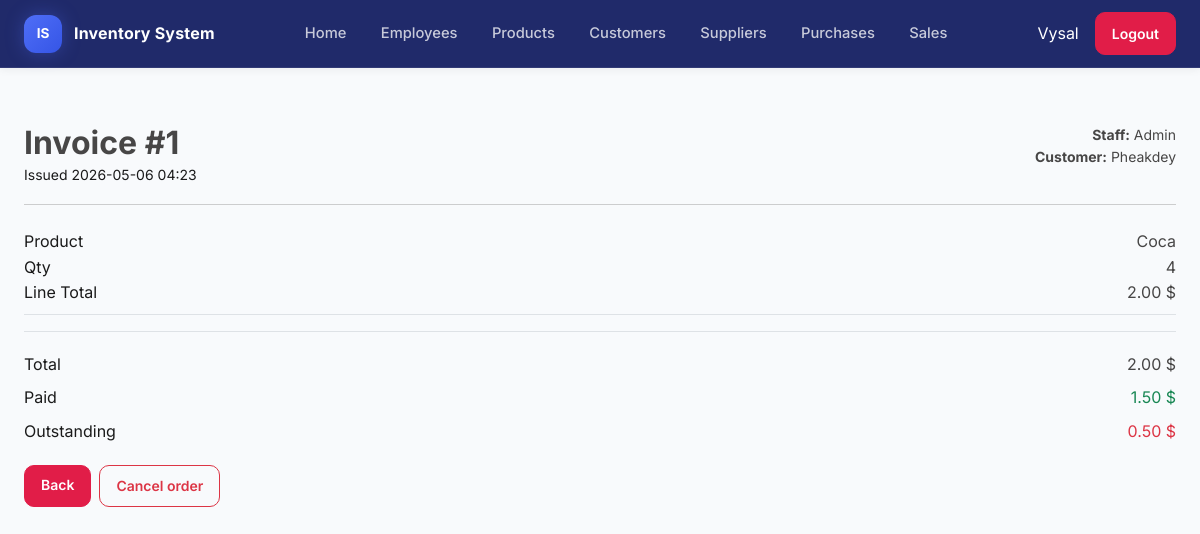
Page /orders/1/ (signed in) on the committed database.
### sales/models.py (models this page shows, shortened)
class Order(models.Model):
    customer = models.ForeignKey(Customer, on_delete=models.PROTECT)
    user = models.ForeignKey(
        settings.AUTH_USER_MODEL, on_delete=models.PROTECT, related_name="orders"
    )
    total_amount = models.DecimalField(max_digits=10, decimal_places=2, default=Decimal("0"))
    total_paid = models.DecimalField(max_digits=10, decimal_places=2, default=Decimal("0"))
    total_remain = models.DecimalField(max_digits=10, decimal_places=2, default=Decimal("0"))
    created_at = models.DateTimeField(auto_now_add=True)
    class Meta:
        ordering = ["-created_at"]

class OrderDetail(models.Model):
    order = models.ForeignKey(Order, on_delete=models.CASCADE, related_name="items")
    product = models.ForeignKey(Product, on_delete=models.PROTECT)
    quantity = models.PositiveIntegerField()
    total_price = models.DecimalField(max_digits=10, decimal_places=2, default=Decimal("0"))

### customers/models.py (models this page shows, shortened)
class Customer(models.Model):
    name = models.CharField(max_length=100)
    phone = models.CharField(max_length=20)
    address = models.TextField(blank=True)
    class Meta:
        ordering = ["name"]

### products/models.py (models this page shows, shortened)
class Product(models.Model):
    name = models.CharField(max_length=100)
    category = models.ForeignKey(
        Category, on_delete=models.PROTECT, related_name="products"
    )
    cost_price = models.DecimalField(max_digits=10, decimal_places=2)
    selling_price = models.DecimalField(max_digits=10, decimal_places=2)
    unit = models.CharField(max_length=50)
    stock = models.PositiveIntegerField(default=0)
    class Meta:
        ordering = ["name"]

### sales/views.py (the view)
# urls.py: path("<int:pk>/", views.order_detail, name="order_detail"),
@login_required
def order_detail(request, pk):
    order = get_object_or_404(
        Order.objects.select_related("customer", "user").prefetch_related("items__product"),
        pk=pk,
    )
    return render(request, "sales/order_detail.html", {"order": order})

### templates/sales/order_detail.html (shortened to what this page needs)
{% extends "base.html" %}
{% block content %}
<div class="container">
  <div class="my-3">
    <div class="d-flex justify-content-between align-items-start flex-wrap gap-2">
      <div>
        <h2 class="mb-0">Invoice #{{ order.id }}</h2>
        <small class="text-muted">
          Issued {{ order.created_at|date:"Y-m-d H:i" }}
        </small>
      </div>
      <div class="text-start text-md-end small">
        <div><strong>Staff:</strong> {{ order.user.get_username }}</div>
        <div><strong>Customer:</strong> {{ order.customer.name }}</div>
      </div>
    </div>
  </div>
  <hr class="heading-rule">
  <div>
    {% for item in order.items.all %}
      <div class="py-2 border-bottom">
        <div class="d-flex justify-content-between">
          <span class="text-muted">Product</span>
          <span>{{ item.product.name }}</span>
        </div>
        <div class="d-flex justify-content-between">
          <span class="text-muted">Qty</span>
          <span>{{ item.quantity }}</span>
        </div>
        <div class="d-flex justify-content-between">
          <span class="text-muted">Line Total</span>
          <span>{{ item.total_price }} $</span>
        </div>
      </div>
    {% endfor %}
  </div>
  <div class="mt-3 border-top pt-3">
    <div class="d-flex justify-content-between py-1">
      <span class="text-muted">Total</span>
      <span class="fw-semibold">{{ order.total_amount }} $</span>
    </div>
    <div class="d-flex justify-content-between py-1">
      <span class="text-muted">Paid</span>
      <span class="fw-semibold text-success">{{ order.total_paid }} $</span>
    </div>
    <div class="d-flex justify-content-between py-1">
      <span class="text-muted">Outstanding</span>
      <span class="fw-semibold text-danger">{{ order.total_remain }} $</span>
    </div>
  </div>
  <div class="d-flex flex-wrap gap-2 mt-3">
    <a href="{% url 'order_list' %}" class="btn btn-link btn-sm">
      Back
    </a>
    <a href="{% url 'order_delete' order.id %}" class="btn btn-outline-danger btn-sm">
      Cancel order
    </a>
  </div>
</div>
{% endblock %}

### templates/partials/_navbar.html (shortened to what this page needs)
{% load static %}
 <nav class="navbar" role="navigation" aria-label="Main navigation">
    <a class="brand" href="{% url 'dashboard_home' %}">
      <div class="logo">IS</div>
      <span class="app-name">Inventory System</span>
    </a>
    <ul class="links" role="list">
      <li><a class="nav-link" href="{% url 'dashboard_home' %}">Home</a></li>
      <li><a class="nav-link" href="{% url 'employee_list' %}">Employees</a></li>
      <li><a class="nav-link" href="{% url 'product_list' %}">Products</a></li>
      <li><a class="nav-link" href="{% url 'customer_list' %}">Customers</a></li>
      <li><a class="nav-link" href="{% url 'supplier_list' %}">Suppliers</a></li>
      <li><a class="nav-link" href="{% url 'purchase_list' %}">Purchases</a></li>
      <li><a class="nav-link" href="{% url 'order_list' %}">Sales</a></li>
    </ul>
    <div class="actions">
      {% if user.is_authenticated %}
        <span class="me-2 text-white">{{ user.username }}</span>
        <form method="post" action="{% url 'logout' %}" class="d-inline">
          <button type="submit" class="btn btn-sm btn-danger d-none d-lg-inline-block">Logout</button>
        </form>
      {% else %}
        <a href="{% url 'login' %}" class="btn btn-sm btn-primary d-none d-lg-inline-block">Login</a>
      {% endif %}
    </div>
  </nav>

### static/css/style.css (style rules this page uses)
:root { --primary: #4f6ef7; --primary-dark: #3555e6; --primary-soft: rgba(79, 110, 247, 0.12); --success: #16a34a; --danger: #e11d48; --warning: #f59e0b; --info: #0ea5e9; --nav-bg1: #ffffff; --nav-bg: #040f57e1; --nav-border: rgba(255, 255, 255, 0.08); --nav-link: rgba(255, 255, 255, 0.75); --nav-link-hover: #ffffff; --body-bg: #f8fafc; --surface: #ffffff; --surface-2: #f1f5f9; --text: #474646; --text-muted: #1a1a1a; --border: #e2e8f0; --radius: 14px; --radius-sm: 10px; --shadow-sm: 0 2px 8px rgba(15, 23, 42, 0.06); --shadow-md: 0 10px 30px rgba(15, 23, 42, 0.08); --navbar-height: 68px; --font-main: 'Inter', -apple-system, BlinkMacSystemFont, 'Segoe UI', sans-serif; }
* { box-sizing: border-box; }
html { scroll-behavior: smooth; }
body { margin: 0; padding: 0; font-family: var(--font-main); background: var(--body-bg); color: var(--text); line-height: 1.6; }
a { color: inherit; }
h1, h2, h3, h4, h5, h6 { font-weight: 700; color: var(--text); margin-top: 0; }
.container, .container-fluid { padding-top: 1rem; padding-bottom: 1rem; }
.navbar { display: flex; align-items: center; justify-content: space-between; gap: 1rem; height: var(--navbar-height); padding: 0 1.5rem; background: var(--nav-bg); border-bottom: 1px solid var(--nav-border); position: sticky; width: 100% !important; top: 0; z-index: 1000; box-shadow: var(--shadow-sm); }
.brand { display: flex; align-items: center; gap: 0.75rem; text-decoration: none; flex-shrink: 0; }
.logo { width: 38px; height: 38px; border-radius: 12px; background: linear-gradient(135deg, var(--primary), var(--primary-dark)); color: white; display: flex; align-items: center; justify-content: center; font-size: 0.85rem; font-weight: 700; box-shadow: 0 0px 18px rgba(79, 110, 247, 0.35); }
.app-name { font-size: 1rem; font-weight: 700; color: #ffffff; letter-spacing: 0.2px; }
.links { display: flex; align-items: center; gap: 0.35rem; list-style: none; margin: 0; padding: 0; }
.nav-link { display: flex; align-items: center; gap: 0.5rem; padding: 0.55rem 0.9rem; border-radius: 10px; color: var(--nav-link); text-decoration: none; font-size: 0.92rem; font-weight: 500; transition: all 0.2s ease; }
.actions { display: flex; align-items: center; gap: 0.5rem; flex-shrink: 0; }
.btn { border-radius: 10px; font-weight: 600; padding: 0.6rem 1rem; transition: all 0.2s ease; }
.btn-danger { background: var(--danger); border-color: var(--danger); }
.btn-link { display: inline-block; background: var(--danger); border: 1px solid var(--danger); color: #ffffff; padding: 0.55rem 1rem; border-radius: 10px; font-weight: 600; text-decoration: none; }
.container, .container-fluid { width: 100%; max-width: 100%; margin: 0 auto; }
.text-muted { color: var(--text-muted) !important; }

### rows in the picture
Order: id "1", created_at "2026-05-06 04:23", user.get_username "Admin", customer.name "Pheakdey", total_amount "2.00", total_paid "1.50", total_remain "0.50"
OrderDetail: product.name "Coca", quantity "4", total_price "2.00"

### other values in the picture
{{ user.username }} "Vysal"
